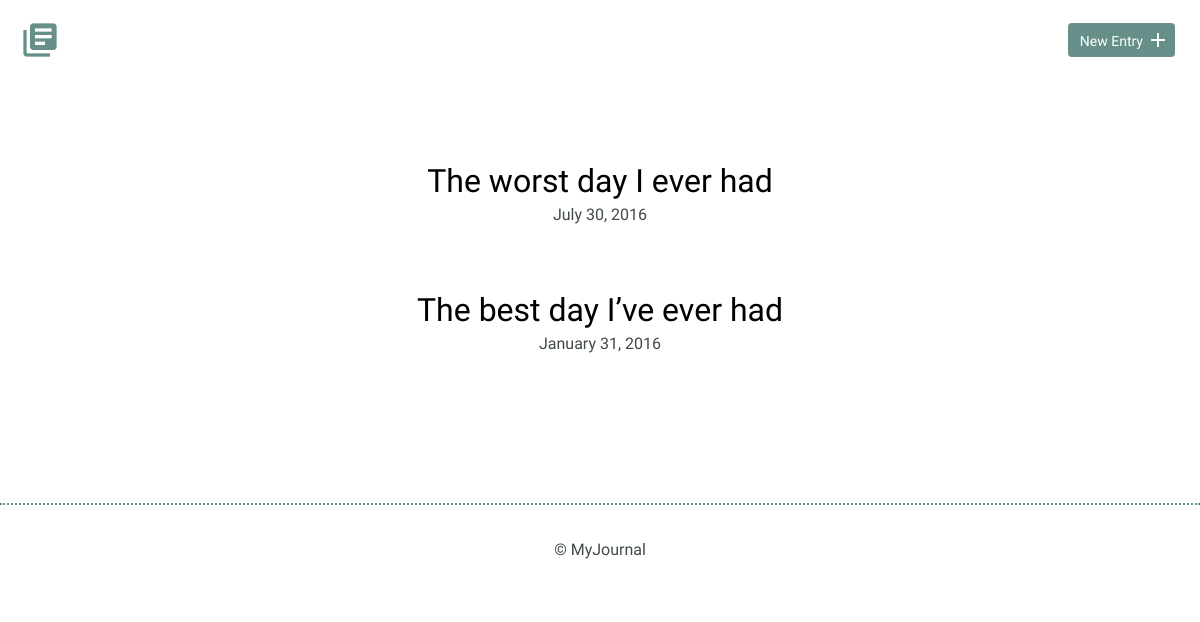
/, run on an earlier commit of the app's database.
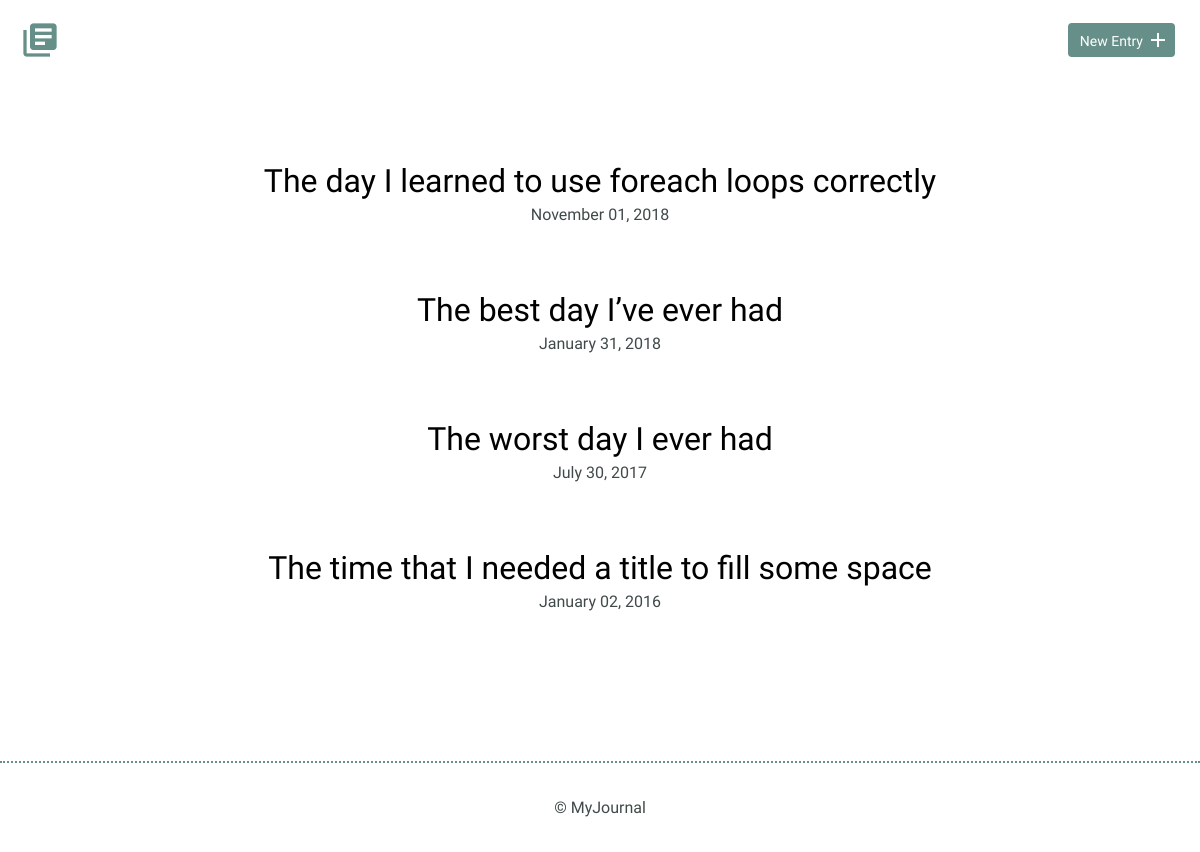
And on a later commit of the database.
### tables this page shows
CREATE TABLE "journal" (
	`journal_id`	INTEGER,
	`title`	TEXT,
	`date`	TEXT,
	`time_spent`	INTEGER,
	`entry`	TEXT,
	PRIMARY KEY(`journal_id`)
);

### inc/functions.php (called while the page is built, shortened)
<?php
function list_entries() {
    include('connection.php');
  try {
         return $db->query("SELECT * FROM journal ORDER BY date DESC");
        }  catch (Exception $e) {
      echo "Error: " . $e->getMessage();
      exit;
  }
  return array();
}

### index.php (the view)
<?php
require('inc/connection.php');
include('inc/functions.php');
include('inc/header.php');
?>
      <section>
            <div class="container">
                <div class="entry-list">
                    <?php
              foreach(list_entries() as $entry) {
                      $getdate = $entry['date'];
                      $date = date("F d, Y", strtotime($getdate));
                      echo '<article><h2>
                      <a href="detail.php?q=' . $entry["journal_id"] . '">'
                      .$entry['title'] . '</a></h2>';
                      echo '<time datetime="'  . $getdate . '">'
                      . $date . '</time></article>';
                  }
                              ?>
                </div>
            </div>
        </section>
        <?php include('inc/footer.php'); ?>
    </body>
</html>

### inc/header.php (shortened to what this page needs)
<html>
    <head>
        <link rel="stylesheet" href="css/normalize.css">
        <link rel="stylesheet" href="css/site.css">
    </head>
    <body>
        <header>
            <div class="container">
                <div class="site-header">
                    <a class="logo" href="index.php"><i class="material-icons">library_books</i></a>
                    <a class="button icon-right" href="new.php"><span>New Entry</span> <i class="material-icons">add</i></a>
                </div>
            </div>
        </header>

### inc/footer.php
<?php
echo "<footer>
    <div>
        &copy; MyJournal
    </div>
</footer>";
 ?>

### css/site.css (style rules this page uses)
body { font-size: 16px; color: #404a49; font-family: 'Cousine', serif; font-weight: 400; }
.container { margin: 0 auto; padding: 0 25px; }
header .site-header { margin: 0 auto; height: 95px; }
header .logo i { color: #678f89; margin: 20px 0 0 -5px; float: left; font-size: 40px; }
header .button { float: right; margin: 33px 0 0 0; }
footer { text-align: center; padding: 35px 0; border-top: 2px dotted #678f89; }
.button { padding: 8px 10px 6px 10px; background: #678f89; border: 2px solid #678f89; border-radius: 4px; text-decoration: none; color: #FFF; position: relative; text-align: center; font-size: 14px; }
.button.icon-right { padding-right: 30px; top: -10px; }
.button.icon-right i { position: absolute; top: 3px; right: 3px; }
h1, h2, h3 { margin: 0; font-weight: 400; line-height: 1em; color: #000; }
h2 { font-size: 32px; }
h2 a { text-decoration: none; color: #000; }
.entry-list, .edit-entry, .new-entry { max-width: 800px; margin: 0 auto; padding: 70px 0 150px 0; }
.entry-list article { margin-bottom: 70px; text-align: center; }
.entry-list article:last-child { margin-bottom: 0; }
.entry-list article h2 { margin-bottom: 8px; }

What changed in the data, as far as the page shows it:
added journal: title "The day I learned to use foreach loops correctly", date "November 01, 2018"
changed journal "The best day I’ve ever had": date "January 31, 2016" → "January 31, 2018"; moves up the list
changed journal "The worst day I ever had": date "July 30, 2016" → "July 30, 2017"
added journal: title "The time that I needed a title to fill some space", date "January 02, 2016"
